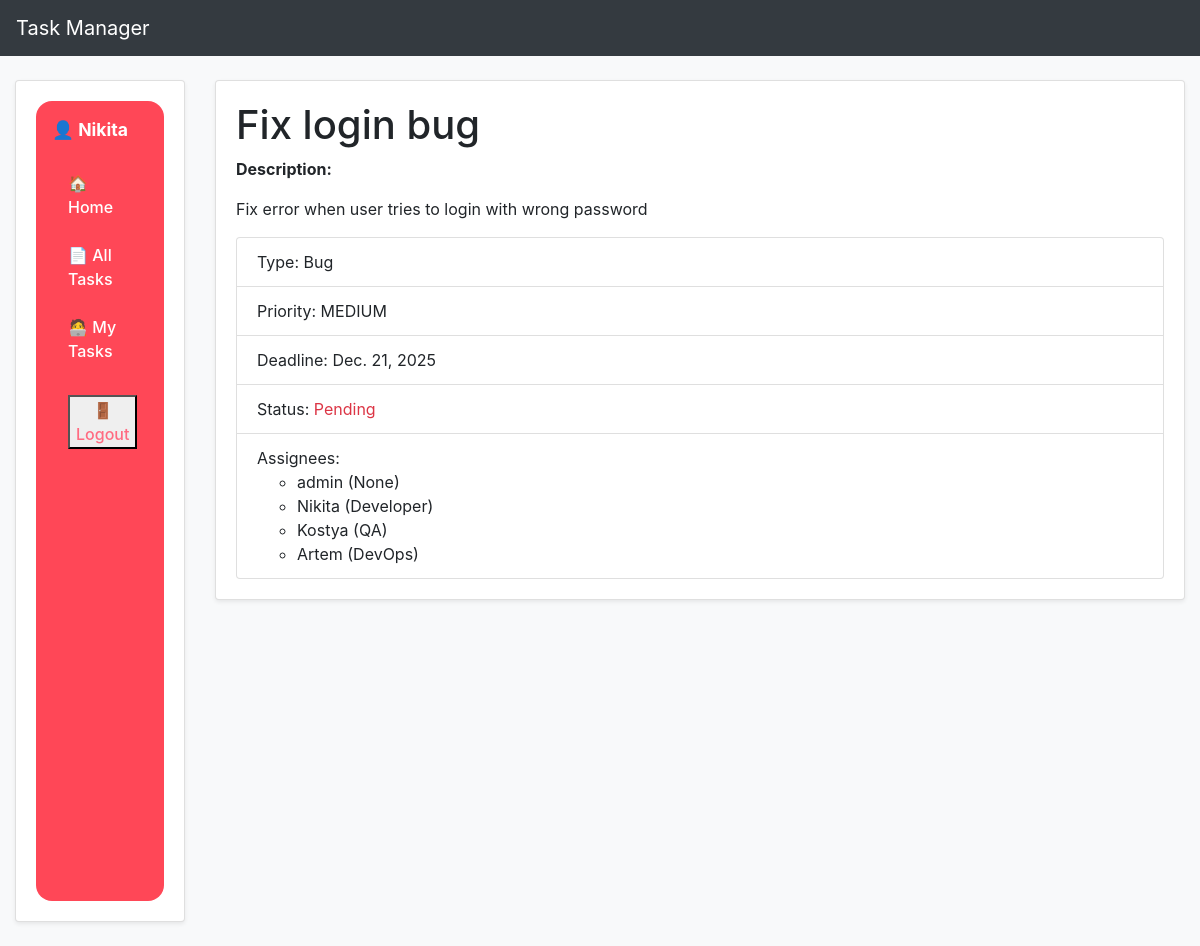
Page /tasks/1/ (signed in) on the committed database.
### core/models.py (models this page shows, shortened)
class Worker(AbstractUser):
    position = models.ForeignKey(
        Position,
        on_delete=models.SET_NULL,
        null=True,
        blank=True,
        related_name="workers",
    )

class Task(models.Model):
    class Priority(models.TextChoices):
        LOW = "LOW", "Low"
        MEDIUM = "MEDIUM", "Medium"
        HIGH = "HIGH", "High"
        URGENT = "URGENT", "Urgent"
    name = models.CharField(max_length=255)
    description = models.TextField()
    deadline = models.DateField()
    is_completed = models.BooleanField(default=False)
    priority = models.CharField(
        max_length=10, choices=Priority.choices, default=Priority.MEDIUM
    )
    task_type = models.ForeignKey(
        TaskType, on_delete=models.PROTECT, related_name="tasks"
    )
    assignees = models.ManyToManyField(Worker, related_name="tasks")

class TaskType(models.Model):
    name = models.CharField(max_length=100, unique=True)
    def __str__(self):
        return self.name

class Position(models.Model):
    name = models.CharField(max_length=100, unique=True)
    def __str__(self):
        return self.name

### core/views.py (the view)
# urls.py: path("tasks/<int:pk>/", views.TaskDetailView.as_view(), name="task-detail"),
class TaskDetailView(LoginRequiredMixin, generic.DetailView):
    model = Task
    template_name = "core/task_detail.html"
    context_object_name = "task"

### templates/core/task_detail.html (shortened to what this page needs)
{% extends "base.html" %}
{% block content %}
  <h1>{{ task.name }}</h1>
  <p><strong>Description:</strong></p>
  <p>{{ task.description }}</p>
  <ul class="list-group mt-3">
    <li class="list-group-item">
      Type: {{ task.task_type }}
    </li>
    <li class="list-group-item">
      Priority: {{ task.priority }}
    </li>
    <li class="list-group-item">
      Deadline: {{ task.deadline }}
    </li>
    <li class="list-group-item">
      Status:
      {% if task.is_completed %}
        <span class="text-success">Completed</span>
      {% else %}
        <span class="text-danger">Pending</span>
      {% endif %}
    </li>
    <li class="list-group-item">
      Assignees:
      <ul>
        {% for worker in task.assignees.all %}
          <li>{{ worker.username }} ({{ worker.position }})</li>
        {% endfor %}
      </ul>
    </li>
  </ul>
{% endblock %}

### templates/includes/sidebar.html (shortened to what this page needs)
<div class="sidebar">
  <div class="sidebar-user mb-3">
    👤 {{ user.username }}
  </div>
  <ul class="list-group list-group-flush">
    <li class="list-group-item">
      <a class="sidebar-link" href="{% url 'core:index' %}">
        🏠 Home
      </a>
    </li>
    <li class="list-group-item">
      <a class="sidebar-link" href="{% url 'core:task-list' %}">
        📄 All Tasks
      </a>
    </li>
    <li class="list-group-item">
      <a class="sidebar-link" href="{% url 'core:my-task-list' %}">
        🧑‍💻 My Tasks
      </a>
    </li>
    <li class="list-group-item mt-2">
  <form method="post" action="{% url 'logout' %}" class="m-0">
    <button type="submit" class="sidebar-link sidebar-logout">
      🚪 Logout
    </button>
  </form>
</li>
  </ul>
</div>

### static/css/styles.css (style rules this page uses)
.sidebar { background-color: #ff4757 !important; min-height: 100vh; padding: 1rem; border-radius: 16px; }
.sidebar .list-group-item { background-color: transparent; border: none; padding: 0.75rem 1rem; }
.sidebar-user { color: #fff; font-weight: 700; font-size: 1.1rem; margin-bottom: 1rem; }
.sidebar-link { color: #fff; display: block; font-weight: 500; transition: all 0.2s ease; }
.sidebar-logout { color: #ff6b81; font-weight: 500; }

### rows in the picture
Worker: username "Nikita", position "Developer"
Task: name "Fix login bug", description "Fix error when user tries to login with wrong password", task_type "Bug", priority "MEDIUM", deadline "Dec. 21, 2025"
Worker: username "admin", position "None"
Worker: username "Kostya", position "QA"
Worker: username "Artem", position "DevOps"
